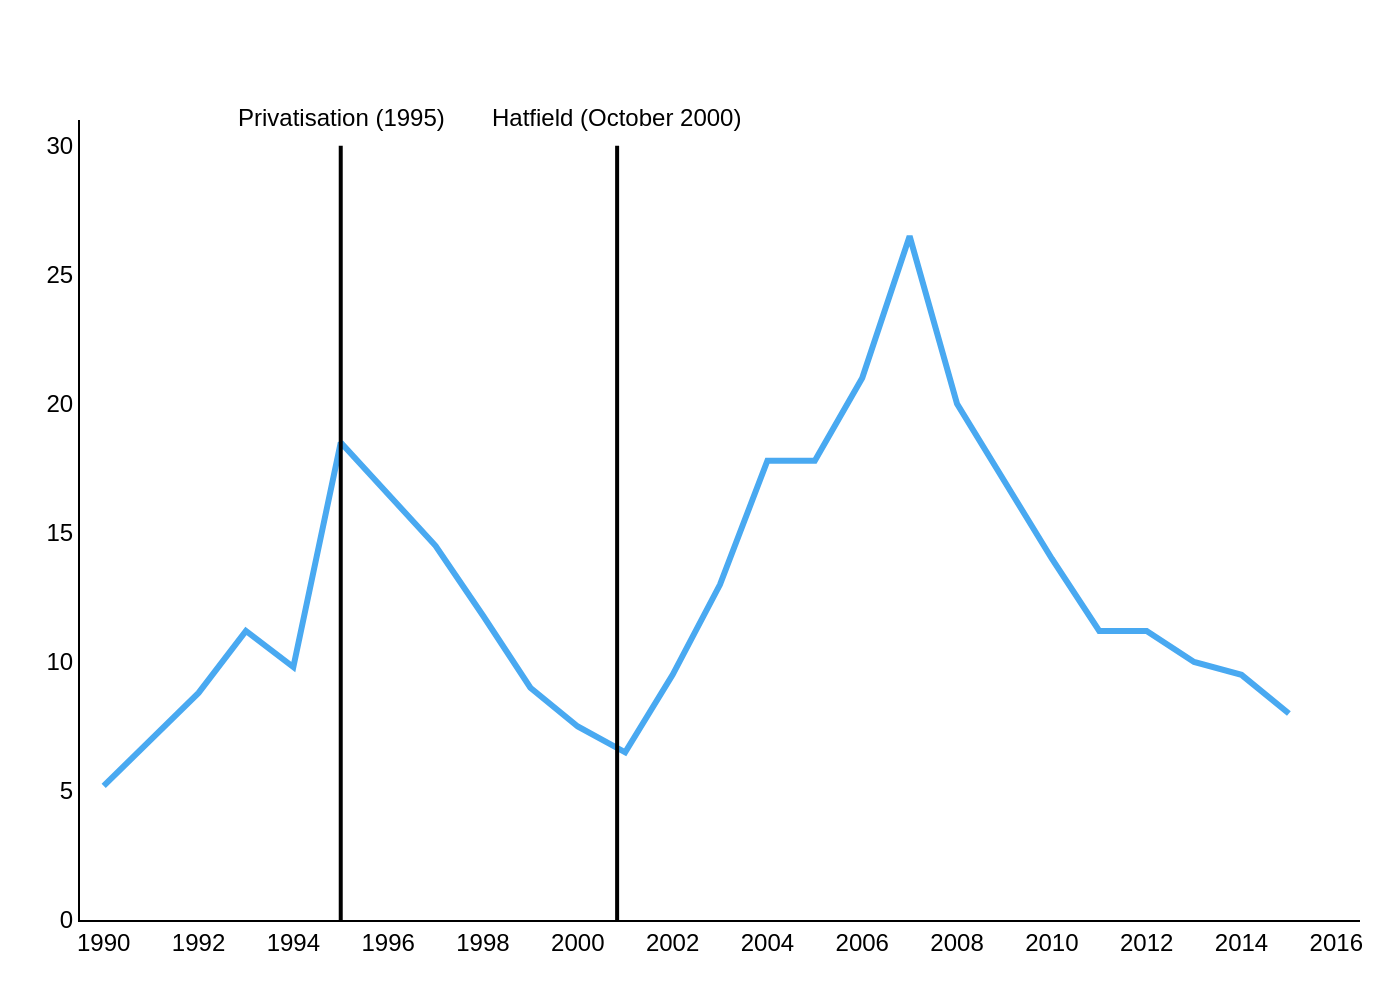

The script that drew this image:
import sys
import json
import plotly.graph_objects as go

def main():
    if len(sys.argv) != 2:
        print("Usage: python script.py <path_to_json>")
        sys.exit(1)

    json_path = sys.argv[1]

    try:
        with open(json_path, 'r', encoding='utf-8') as f:
            chart_data = json.load(f)
    except FileNotFoundError:
        print(f"Error: JSON file not found at {json_path}")
        sys.exit(1)
    except json.JSONDecodeError:
        print(f"Error: Could not decode JSON from {json_path}")
        sys.exit(1)

    fig = go.Figure()

    # Add data traces
    for i, series in enumerate(chart_data['chart_data']):
        fig.add_trace(go.Scatter(
            x=series['x'],
            y=series['y'],
            mode='lines',
            line=dict(color=chart_data['colors'][i], width=3),
            showlegend=False
        ))

    # Add vertical lines and annotations
    y_max = 30
    for item in chart_data.get('annotations_and_lines', []):
        fig.add_shape(
            type="line",
            x0=item['x'], y0=0, x1=item['x'], y1=y_max,
            line=dict(color="black", width=2)
        )
        fig.add_annotation(
            x=item['x'],
            y=y_max,
            text=item['text'],
            showarrow=False,
            font=dict(family="Arial", size=12),
            yanchor="bottom",
            yshift=5
        )

    # Update layout
    texts = chart_data['texts']
    fig.update_layout(
        plot_bgcolor='white',
        paper_bgcolor='white',
        font=dict(family="Arial", size=12, color='black'),
        showlegend=False,
        margin=dict(l=40, r=20, t=60, b=40),
        xaxis=dict(
            title_text=texts['x_axis_title'],
            range=[1989.5, 2016.5],
            showline=True,
            linewidth=1,
            linecolor='black',
            tickmode='linear',
            dtick=2,
            showgrid=False,
            zeroline=False
        ),
        yaxis=dict(
            title_text=texts['y_axis_title'],
            range=[0, 31],
            showline=True,
            linewidth=1,
            linecolor='black',
            tickmode='linear',
            dtick=5,
            showgrid=False,
            zeroline=False
        )
    )

    # Determine output filename and save
    if json_path.endswith('.json'):
        output_filename = json_path[:-5] + '.png'
    else:
        output_filename = json_path + '.png'
    
    fig.write_image(output_filename, scale=2)
    print(f"Chart saved to {output_filename}")

if __name__ == '__main__':
    main()
